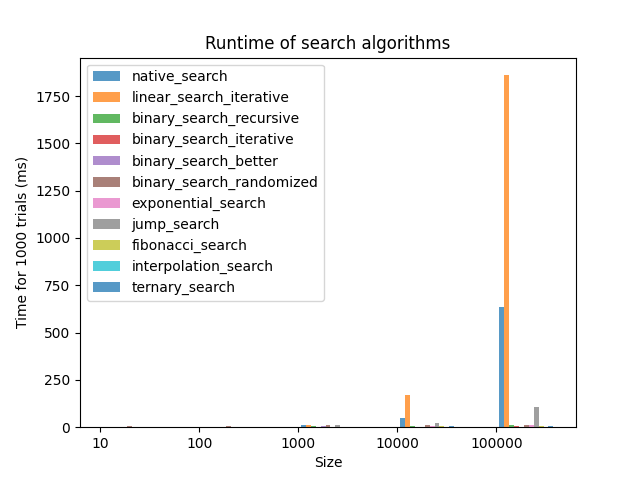

The Python source for this figure:
# Discrete Structures (CSCI 220)
# Winter 2023
# Assignment 4 -
# Didarul Alam

# Acknowledgements:
# I worked with the class
# I used the following sites ... (if applicable)

import math
import random
import time
import pandas as pd
import matplotlib.pyplot as plt


def binary_search_recursive_helper(arr, key, l, r):
    if r >= l:
        mid = l + (r - l) // 2
        if arr[mid] == key:
            return mid
        elif arr[mid] > key:
            return binary_search_recursive_helper(arr, key, l, mid - 1)
        else:
            return binary_search_recursive_helper(arr, key, mid + 1, r)
    return -1


def binary_search_recursive(arr, key):
    return binary_search_recursive_helper(arr, key, 0, len(arr) - 1)


def binary_search_iterative(arr, key):
    l = 0
    r = len(arr) - 1
    while l <= r:
        m = l + int((r - l) / 2)
        if arr[m] == key:
            return m
        elif arr[m] < key:
            l = m + 1
        else:
            r = m - 1
    return -1


def binary_search_better(arr, key):
    l, r = 0, len(arr) - 1
    while r - l > 1:
        m = l + (r - l) // 2
        if arr[m] <= key:
            l = m
        else:
            r = m
    if arr[l] == key:
        return l
    if arr[r] == key:
        return r
    return -1


def binary_search_randomized_helper(arr, key, l, r):
    if r >= l:
        mid = random.randint(l, r)
        if arr[mid] == key:
            return mid
        elif arr[mid] > key:
            return binary_search_randomized_helper(arr, key, l, mid - 1)
        return binary_search_randomized_helper(arr, key, mid + 1, r)
    return -1


def binary_search_randomized(arr, key):
    return binary_search_randomized_helper(arr, key, 0, len(arr) - 1)


def random_sorted_list(size):
    my_list = []
    prev = 0
    for i in range(size):
        curr = prev + random.randint(1, 10)
        my_list.append(curr)
        prev = curr
    return my_list


def native_search(arr, key):
    return arr.index(key)


def linear_search_iterative(arr, key):
    n = len(arr)
    for i in range(n):
        if arr[i] == key:
            return i
    return -1


def exponential_search(arr, key):
    if arr[0] == key:
        return 0
    n = len(arr)
    i = 1
    while i < n and arr[i] <= key:
        i = i * 2
    return binary_search_recursive_helper(arr, key, int(i / 2), min(i, n - 1))


# def linear_search_recursive(arr, key):
#     return linear_search_recursive_helper(arr, key, 0)


# def linear_search_recursive_helper(arr, key, i):
#     if i >= len(arr):
#         return -1
#     elif arr[i] == key:
#         return i
#     else:
#         return linear_search_recursive_helper(arr, key, i + 1)


def run_algs(algs, sizes, trials):
    dict_algs = {}
    for alg in algs:
        dict_algs[alg.__name__] = {}
    for size in sizes:
        for alg in algs:
            dict_algs[alg.__name__][size] = 0
        for trial in range(1, trials + 1):
            arr = random_sorted_list(size)
            idx = random.randint(0, size - 1)
            key = arr[idx]
            for alg in algs:
                start_time = time.time()
                idx_found = alg(arr, key)
                end_time = time.time()
                if idx_found != idx:
                    print(alg.__name__, "wrong index found", arr, idx, idx_found)
                net_time = end_time - start_time
                dict_algs[alg.__name__][size] += 1000 * net_time
    return dict_algs


def jump_search(arr, key):
    n = len(arr)
    step = int(math.sqrt(n))
    prev = 0
    while arr[min(step, n) - 1] < key:
        prev = step
        step += int(math.sqrt(n))
        if prev >= n:
            return -1
    while arr[int(prev)] < key:
        prev += 1
        if prev == min(step, n):
            return -1
    if arr[int(prev)] == key:
        return prev
    return -1


def fibonacci_search(arr, key):
    n = len(arr)
    fib2 = 0
    fib1 = 1
    fib = fib2 + fib1
    while fib < n:
        fib2 = fib1
        fib1 = fib
        fib = fib2 + fib1
    offset = -1
    while fib > 1:
        i = min(offset + fib2, n - 1)
        if arr[i] < key:
            fib = fib1
            fib1 = fib2
            fib2 = fib - fib1
            offset = i
        elif arr[i] > key:
            fib = fib2
            fib1 = fib1 - fib2
            fib2 = fib - fib1
        else:
            return i
    if fib1 and arr[n - 1] == key:
        return n - 1
    return -1


def interpolation_search_helper(arr, key, lo, hi):
    if arr[lo] == arr[hi]:
        if key == arr[lo]:
            return lo
        else:
            return -1
    if lo <= hi and arr[lo] <= key <= arr[hi]:
        pos = int(lo + ((hi - lo) / float(arr[hi] - arr[lo]) * float(key - arr[lo])))
        if arr[pos] == key:
            return pos
        elif arr[pos] < key:
            return interpolation_search_helper(arr, key, pos + 1, hi)
        else:
            return interpolation_search_helper(arr, key, lo, pos - 1)
    return -1


def interpolation_search(arr, key):
    return interpolation_search_helper(arr, key, 0, len(arr) - 1)


def ternary_search_helper(arr, key, l, r):
    if r >= l:
        third = int((r - l) / 3)
        mid1 = l + third
        mid2 = r - third
        if arr[mid1] == key:
            return mid1
        elif arr[mid2] == key:
            return mid2
        elif key < arr[mid1]:
            return ternary_search_helper(arr, key, l, mid1 - 1)
        elif key > arr[mid2]:
            return ternary_search_helper(arr, key, mid2 + 1, r)
        else:
            return ternary_search_helper(arr, key, mid1 + 1, mid2 - 1)
    return -1


def ternary_search(arr, key):
    return ternary_search_helper(arr, key, 0, len(arr) - 1)


def print_times(dict_algs):
    pd.set_option("display.max_rows", 500)
    pd.set_option("display.max_columns", 500)
    pd.set_option("display.width", 1000)
    df = pd.DataFrame.from_dict(dict_algs).T
    print(df)


def plot_times(dict_algs, sizes, trials, algs, title, file_name):
    alg_num = 0
    plt.xticks([j for j in range(len(sizes))], [str(size) for size in sizes])
    for alg in algs:
        alg_num += 1
        d = dict_algs[alg.__name__]
        x_axis = [j + 0.05 * alg_num for j in range(len(sizes))]
        y_axis = [d[i] for i in sizes]
        plt.bar(x_axis, y_axis, width=0.05, alpha=0.75, label=alg.__name__)
    plt.legend()
    plt.title(title)
    plt.xlabel("Size")
    plt.ylabel("Time for " + str(trials) + " trials (ms)")
    plt.savefig(file_name)
    plt.show()


def main():
    assn = "Assignment4"
    title = "Runtime of search algorithms"
    sizes = [10, 100, 1000, 10000, 100000]
    searches = [native_search, linear_search_iterative, binary_search_recursive,
                binary_search_iterative, binary_search_better, binary_search_randomized,
                exponential_search, jump_search, fibonacci_search, interpolation_search,
                ternary_search]
    trials = 1000
    dict_searches = run_algs(searches, sizes, trials)
    print_times(dict_searches)
    plot_times(dict_searches, sizes, trials, searches, title, assn + ".png")


if __name__ == "__main__":
    main()
